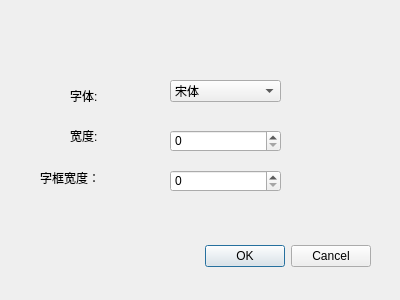
<?xml version="1.0" encoding="UTF-8"?>
<ui version="4.0">
 <class>TextDialog</class>
 <widget class="QDialog" name="TextDialog">
  <property name="geometry">
   <rect>
    <x>0</x>
    <y>0</y>
    <width>400</width>
    <height>300</height>
   </rect>
  </property>
  <property name="windowTitle">
   <string>Dialog</string>
  </property>
  <property name="windowIcon">
   <iconset resource="icons.qrc">
    <normaloff>:/icons/ico.ico</normaloff>:/icons/ico.ico</iconset>
  </property>
  <widget class="QDialogButtonBox" name="buttonBox">
   <property name="geometry">
    <rect>
     <x>30</x>
     <y>240</y>
     <width>341</width>
     <height>32</height>
    </rect>
   </property>
   <property name="orientation">
    <enum>Qt::Horizontal</enum>
   </property>
   <property name="standardButtons">
    <set>QDialogButtonBox::Cancel|QDialogButtonBox::Ok</set>
   </property>
  </widget>
  <widget class="QLabel" name="label_txt">
   <property name="geometry">
    <rect>
     <x>70</x>
     <y>90</y>
     <width>54</width>
     <height>12</height>
    </rect>
   </property>
   <property name="text">
    <string>字体:</string>
   </property>
  </widget>
  <widget class="QLabel" name="label_width">
   <property name="geometry">
    <rect>
     <x>70</x>
     <y>130</y>
     <width>54</width>
     <height>12</height>
    </rect>
   </property>
   <property name="text">
    <string>宽度:</string>
   </property>
  </widget>
  <widget class="QComboBox" name="comboBox_text">
   <property name="geometry">
    <rect>
     <x>170</x>
     <y>80</y>
     <width>111</width>
     <height>22</height>
    </rect>
   </property>
   <item>
    <property name="text">
     <string>宋体</string>
    </property>
   </item>
   <item>
    <property name="text">
     <string>微软雅黑</string>
    </property>
   </item>
   <item>
    <property name="text">
     <string>仿宋</string>
    </property>
   </item>
   <item>
    <property name="text">
     <string>楷体</string>
    </property>
   </item>
   <item>
    <property name="text">
     <string>新宋体</string>
    </property>
   </item>
   <item>
    <property name="text">
     <string>黑体</string>
    </property>
   </item>
   <item>
    <property name="text">
     <string>Times New Roman</string>
    </property>
   </item>
   <item>
    <property name="text">
     <string>Verdana</string>
    </property>
   </item>
   <item>
    <property name="text">
     <string>Vrinda</string>
    </property>
   </item>
   <item>
    <property name="text">
     <string>Tunga</string>
    </property>
   </item>
   <item>
    <property name="text">
     <string>Vani</string>
    </property>
   </item>
  </widget>
  <widget class="QSpinBox" name="spinBox_text">
   <property name="geometry">
    <rect>
     <x>170</x>
     <y>130</y>
     <width>111</width>
     <height>22</height>
    </rect>
   </property>
  </widget>
  <widget class="QLabel" name="label">
   <property name="geometry">
    <rect>
     <x>40</x>
     <y>170</y>
     <width>81</width>
     <height>16</height>
    </rect>
   </property>
   <property name="text">
    <string>字框宽度：</string>
   </property>
  </widget>
  <widget class="QSpinBox" name="spinBox_Width">
   <property name="geometry">
    <rect>
     <x>170</x>
     <y>170</y>
     <width>111</width>
     <height>22</height>
    </rect>
   </property>
  </widget>
 </widget>
 <resources>
  <include location="icons.qrc"/>
 </resources>
 <connections>
  <connection>
   <sender>buttonBox</sender>
   <signal>accepted()</signal>
   <receiver>TextDialog</receiver>
   <slot>accept()</slot>
   <hints>
    <hint type="sourcelabel">
     <x>248</x>
     <y>254</y>
    </hint>
    <hint type="destinationlabel">
     <x>157</x>
     <y>274</y>
    </hint>
   </hints>
  </connection>
  <connection>
   <sender>buttonBox</sender>
   <signal>rejected()</signal>
   <receiver>TextDialog</receiver>
   <slot>reject()</slot>
   <hints>
    <hint type="sourcelabel">
     <x>316</x>
     <y>260</y>
    </hint>
    <hint type="destinationlabel">
     <x>286</x>
     <y>274</y>
    </hint>
   </hints>
  </connection>
 </connections>
</ui>
